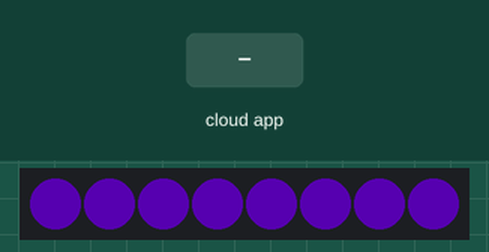
This sketch was run on a simulated Arduino Nano, built with avr-gcc and run on an emulated ATmega328P. Shown: 8 RGB LEDs in strip order, left to right. The inputs (shaded band) are chosen by the test bench. Dim RGB values are drawn brighter than linear; the ROS host is connected and sends only what is stated.

Above: at 1.2 s.
1.3 s: the phone or cloud app sets mode to 0
At 2.2 s:
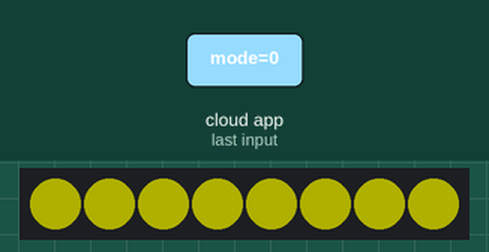
2.8 s: the phone or cloud app sets mode to 1
At 3.3 s:
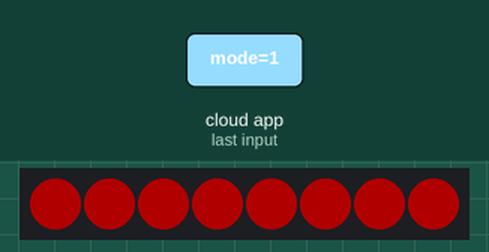
4.3 s: the phone or cloud app sets mode to 2
At 5.5 s:
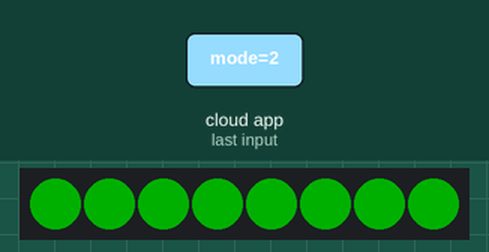
5.8 s: the phone or cloud app sets mode to 90
At 6.5 s:
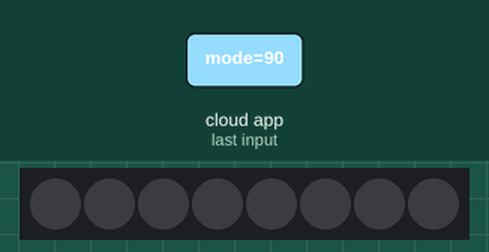
7.3 s: the phone or cloud app sets mode to 3
At 7.31 s:
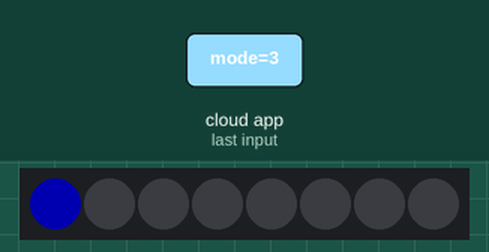
8.8 s: the phone or cloud app sets mode to 1
At 8.81 s:
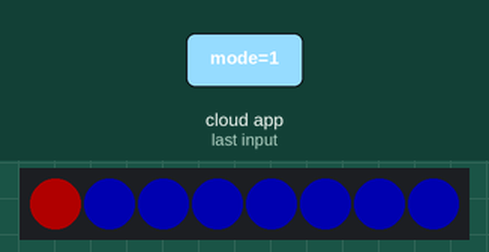
Timing chart, 0 to 11.3 s (numbered marks = the images above; inputs shaded):
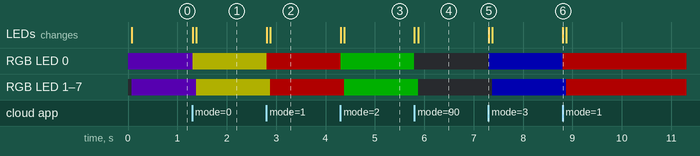

Measured:
- after the input at 1.3 s, RGB LED 0: RGB(27, 0, 55) → RGB(55, 55, 0) at once; RGB LED 1–7: RGB(27, 0, 55) → RGB(55, 55, 0) after 0.08 s; the LEDs: first change at once (image 1 shows a later state)
- after the input at 2.8 s, RGB LED 0: RGB(55, 55, 0) → RGB(55, 0, 0) at once; RGB LED 1–7: RGB(55, 55, 0) → RGB(55, 0, 0) after 0.08 s; the LEDs: first change at once (image 2 shows a later state)
- after the input at 4.3 s, RGB LED 0: RGB(55, 0, 0) → RGB(0, 55, 0) at once; RGB LED 1–7: RGB(55, 0, 0) → RGB(0, 55, 0) after 0.08 s; the LEDs: first change at once (image 3 shows a later state)
- after the input at 5.8 s, RGB LED 0: RGB(0, 55, 0) → off at once; RGB LED 1–7: RGB(0, 55, 0) → off after 0.07 s; the LEDs: first change at once (image 4 shows a later state)
- after the input at 7.3 s, RGB LED 0: off → RGB(0, 0, 55) at once; RGB LED 1–7: off → RGB(0, 0, 55) after 0.08 s; the LEDs: change at once (image 5)
- after the input at 8.8 s, RGB LED 0: RGB(0, 0, 55) → RGB(55, 0, 0) at once; RGB LED 1–7: RGB(0, 0, 55) → RGB(55, 0, 0) after 0.08 s; the LEDs: change at once (image 6)

The sketch:

jetbot2_nano328o.ino
```cpp
/*
==========
Arduino Nano code for the Jetbot2
This code implements the following functionality:
  > NeoPixel LED control to indicate ROSCar modes (subscriber)
  > ROSSerial communication with Host PC (Jetson Nano with ROS Melodic)
Author: Aditya Kamath
adityakamath.github.io
github.com/adityakamath
==========
*/

#include <ros.h>
#include <std_msgs/Int8.h>
#include <Adafruit_NeoPixel.h>

#define LED_PIN    6
#define LED_COUNT  8
#define LED_BRIGHTNESS 50
Adafruit_NeoPixel strip(LED_COUNT, LED_PIN, NEO_GRB + NEO_KHZ800);

ros::NodeHandle nh;
std_msgs::Int8 mode_msg;

void message_callback(const std_msgs::Int8& msg){
    switch(msg.data){
        case 0:
            colorWipe(strip.Color(255, 255, 0), 10); //yellow
            break;
        case 1:
            colorWipe(strip.Color(255, 0, 0), 10); //red
            break;
        case 2:
            colorWipe(strip.Color(0, 255, 0), 10); //green
            break;
        case 3:
            colorWipe(strip.Color(0, 0, 255), 10); //blue
            break;
        default:
            colorWipe(strip.Color(0, 0, 0), 10); //off
            break;
    }
}

ros::Subscriber<std_msgs::Int8> mode_sub("/joy_node/mode", &message_callback);

void setup(){

  //setup neopixel strip
  strip.begin();           // INITIALIZE NeoPixel strip object (REQUIRED)
  strip.show();            // Turn OFF all pixels ASAP
  strip.setBrightness(55); // Set BRIGHTNESS to about 1/5 (max = 255)

  //car bootup sequence
  mode_msg.data = 0;
  colorWipe(strip.Color(127, 0, 255), 10); //purple

  nh.initNode();
  nh.subscribe(mode_sub);
}

void loop(){
  if(!nh.connected()){
    colorWipe(strip.Color(127, 0, 255), 10); //purple
  }
  nh.spinOnce();
  delay(10);
}

//wipe user specified color over all 8 LEDS
void colorWipe(uint32_t color, int wait) {
  for(int i=0; i<strip.numPixels(); i++) { // For each pixel in strip...
    strip.setPixelColor(i, color);         //  Set pixel's color (in RAM)
    strip.show();                          //  Update strip to match
    delay(wait);                           //  Pause for a moment
  }
}
```
